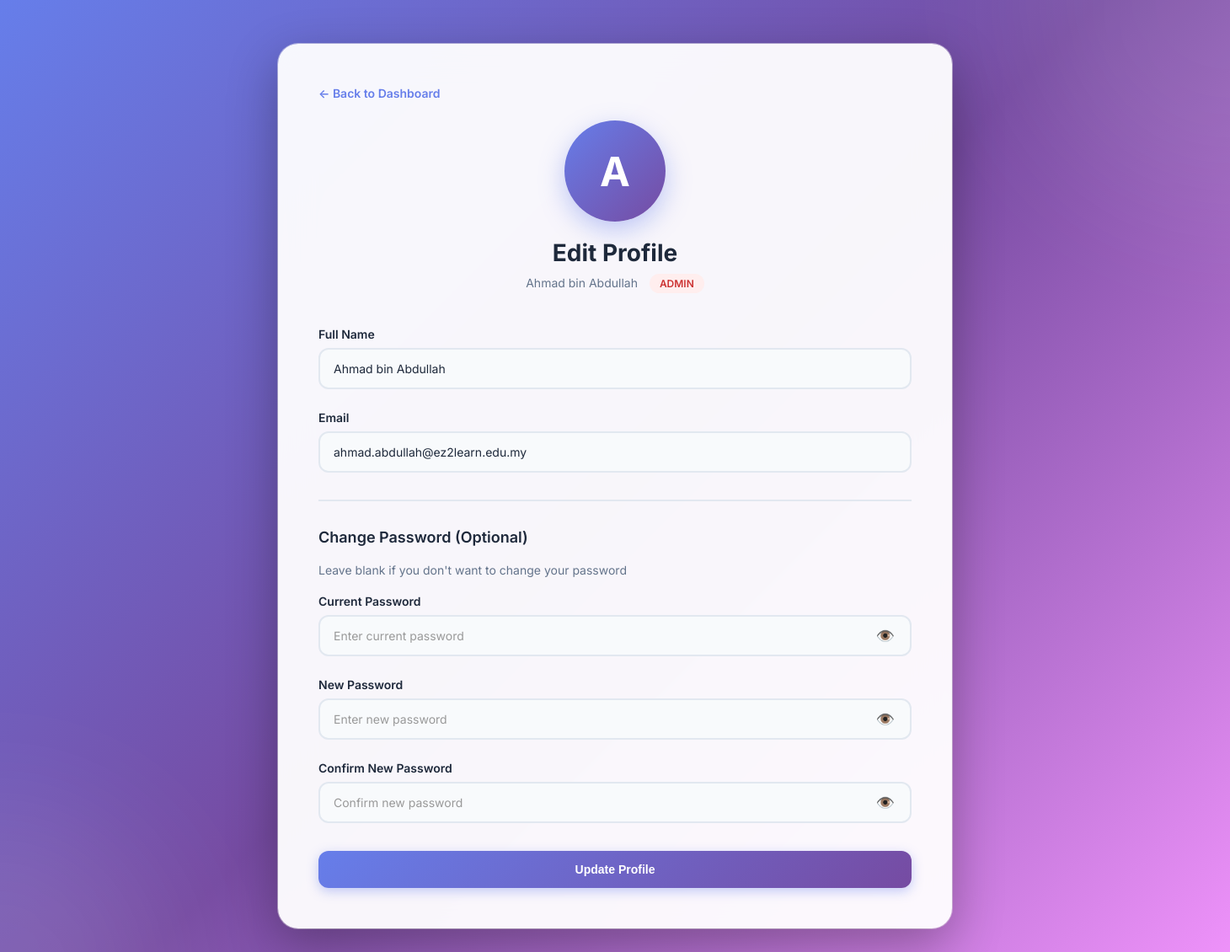
The page /edit-profile.php (signed in) on the database its author committed.
### tables this page shows
CREATE TABLE users (
    user_id INT AUTO_INCREMENT PRIMARY KEY,
    name VARCHAR(100) NOT NULL,
    email VARCHAR(100) UNIQUE NOT NULL,
    password VARCHAR(255) NOT NULL,
    role ENUM('admin','lecturer','student') NOT NULL,
    status ENUM('active','inactive') DEFAULT 'active',
    created_at TIMESTAMP DEFAULT CURRENT_TIMESTAMP
);

### edit-profile.php (the view, shortened to what this page needs)
<?php
$db_host = 'localhost';
$db_user = 'root';
$db_pass = '';
$db_name = 'ez2learn';
$user_data = array();
$user_id = $_SESSION['user_id'] ?? 0;
$conn = mysqli_connect($db_host, $db_user, $db_pass, $db_name);
if ($conn && $user_id) {
    $stmt = mysqli_prepare($conn, "SELECT user_id, name, email, role FROM users WHERE user_id = ?");
    if ($stmt) {
        mysqli_stmt_bind_param($stmt, "i", $user_id);
        mysqli_stmt_execute($stmt);
        $result = mysqli_stmt_get_result($stmt);
        if ($row = mysqli_fetch_assoc($result)) {
            $user_data = $row;
        }
    }
}
$user_role = strtolower($_SESSION['role'] ?? 'student');
if ($user_role == 'admin') {
    $dashboard_url = 'admin/index.php';
} elseif ($user_role == 'lecturer') {
    $dashboard_url = 'lecturer/index.php';
} else {
    $dashboard_url = 'student/index.php';
}
?>
<!DOCTYPE html>
<html lang="en">
<head>
</head>
<body>
    <div class="container">
        <div class="profile-card">
            <a href="<?php echo $dashboard_url; ?>" class="back-link">← Back to Dashboard</a>
            <div class="profile-header">
                <div class="profile-avatar">
                    <?php
                    $initial = !empty($user_data['name'])
                        ? strtoupper(substr($user_data['name'], 0, 1))
                        : 'U';
                    echo $initial;
                    ?>
                </div>
                <h1>Edit Profile</h1>
                <p>
                    <?php echo htmlspecialchars($user_data['name'] ?? ''); ?>
                    <span class="role-badge <?php echo strtolower($user_data['role'] ?? 'student'); ?>">
                        <?php echo htmlspecialchars(ucfirst($user_data['role'] ?? 'Student')); ?>
                    </span>
                </p>
            </div>
            <form method="POST" action="" id="profileForm">
                <div class="form-group">
                    <label for="name">Full Name</label>
                    <input
                        type="text"
                        id="name"
                        name="name"
                        placeholder="Enter your full name"
                        required
                        value="<?php echo htmlspecialchars($user_data['name'] ?? ''); ?>"
                    >
                </div>
                <div class="form-group">
                    <label for="email">Email</label>
                    <input
                        type="email"
                        id="email"
                        name="email"
                        placeholder="Enter your email"
                        required
                        value="<?php echo htmlspecialchars($user_data['email'] ?? ''); ?>"
                    >
                </div>
                <div class="password-section">
                    <h3>Change Password (Optional)</h3>
                    <p style="color: #64748b; font-size: 0.875rem; margin-bottom: 1.25rem;">Leave blank if you don't want to change your password</p>
                    <div class="form-group">
                        <label for="current_password">Current Password</label>
                        <div class="password-container">
                            <input
                                type="password"
                                id="current_password"
                                name="current_password"
                                placeholder="Enter current password"
                            >
                            <button type="button" class="toggle-password" onclick="togglePassword('current_password')">👁️</button>
                        </div>
                    </div>
                    <div class="form-group">
                        <label for="new_password">New Password</label>
                        <div class="password-container">
                            <input
                                type="password"
                                id="new_password"
                                name="new_password"
                                placeholder="Enter new password"
                            >
                            <button type="button" class="toggle-password" onclick="togglePassword('new_password')">👁️</button>
                        </div>
                    </div>
                    <div class="form-group">
                        <label for="confirm_password">Confirm New Password</label>
                        <div class="password-container">
                            <input
                                type="password"
                                id="confirm_password"
                                name="confirm_password"
                                placeholder="Confirm new password"
                            >
                            <button type="button" class="toggle-password" onclick="togglePassword('confirm_password')">👁️</button>
                        </div>
                    </div>
                </div>
                <button type="submit" name="update_profile" class="btn-update">Update Profile</button>
            </form>
        </div>
    </div>
</body>
</html>

### edit-profile.php (style rules this page uses)
* { margin: 0; padding: 0; box-sizing: border-box; }
body { font-family: 'Inter', -apple-system, BlinkMacSystemFont, 'Segoe UI', sans-serif; background: linear-gradient(135deg, #667eea 0%, #764ba2 50%, #f093fb 100%); min-height: 100vh; display: flex; justify-content: center; align-items: flex-start; padding: 20px; position: relative; overflow-x: hidden; }
body::before { content: ''; position: absolute; width: 500px; height: 500px; background: rgba(255, 255, 255, 0.1); border-radius: 50%; top: -250px; right: -250px; filter: blur(80px); }
body::after { content: ''; position: absolute; width: 400px; height: 400px; background: rgba(255, 255, 255, 0.1); border-radius: 50%; bottom: -200px; left: -200px; filter: blur(80px); }
.container { max-width: 800px; width: 100%; position: relative; z-index: 1; }
.profile-card { background: rgba(255, 255, 255, 0.95); backdrop-filter: blur(20px); border-radius: 24px; box-shadow: 0 20px 60px rgba(0, 0, 0, 0.3), 0 0 0 1px rgba(255, 255, 255, 0.5); padding: 3rem; animation: slideUp 0.6s cubic-bezier(0.4, 0, 0.2, 1); margin: 2rem auto; }
.profile-header { text-align: center; margin-bottom: 40px; }
.profile-avatar { width: 120px; height: 120px; border-radius: 50%; background: linear-gradient(135deg, #667eea 0%, #764ba2 100%); display: flex; align-items: center; justify-content: center; font-size: 48px; font-weight: bold; color: white; margin: 0 auto 20px; box-shadow: 0 10px 30px rgba(102, 126, 234, 0.4); }
.profile-header h1 { color: #1e293b; font-size: 1.75rem; font-weight: 700; margin-bottom: 0.5rem; }
.profile-header p { color: #64748b; font-size: 0.875rem; }
.form-group { margin-bottom: 25px; }
.form-group label { display: block; color: #1e293b; font-size: 0.875rem; font-weight: 600; margin-bottom: 0.5rem; }
.form-group input { width: 100%; padding: 0.875rem 1rem; border: 2px solid #e2e8f0; border-radius: 12px; font-size: 0.875rem; transition: all 0.3s cubic-bezier(0.4, 0, 0.2, 1); background: #f8fafc; color: #1e293b; font-family: inherit; }
.form-group input::placeholder { color: #999; }
.password-container { position: relative; }
.toggle-password { position: absolute; right: 1rem; top: 50%; transform: translateY(-50%); background: none; border: none; color: #64748b; cursor: pointer; font-size: 1.125rem; padding: 0.25rem; transition: color 0.3s; }
.password-section { margin-top: 2rem; padding-top: 2rem; border-top: 2px solid #e2e8f0; }
.password-section h3 { color: #1e293b; font-size: 1.125rem; font-weight: 600; margin-bottom: 1.25rem; }
.btn-update { width: 100%; padding: 0.875rem 1.5rem; background: linear-gradient(135deg, #667eea 0%, #764ba2 100%); color: white; border: none; border-radius: 12px; font-size: 0.875rem; font-weight: 600; cursor: pointer; transition: all 0.3s cubic-bezier(0.4, 0, 0.2, 1); box-shadow: 0 4px 14px 0 rgba(102, 126, 234, 0.39); margin-top: 0.5rem; }
.back-link { display: inline-flex; align-items: center; gap: 0.5rem; color: #667eea; text-decoration: none; font-size: 0.875rem; font-weight: 600; margin-bottom: 1.5rem; transition: color 0.3s; }
.role-badge { display: inline-block; padding: 4px 12px; border-radius: 20px; font-size: 12px; font-weight: 600; text-transform: uppercase; margin-left: 10px; }
.role-badge.admin { background: #fee; color: #c33; }

### rows shown on the page
users: name "A", name "Ahmad bin Abdullah", role "ADMIN", email "ahmad.abdullah@ez2learn.edu.my"
